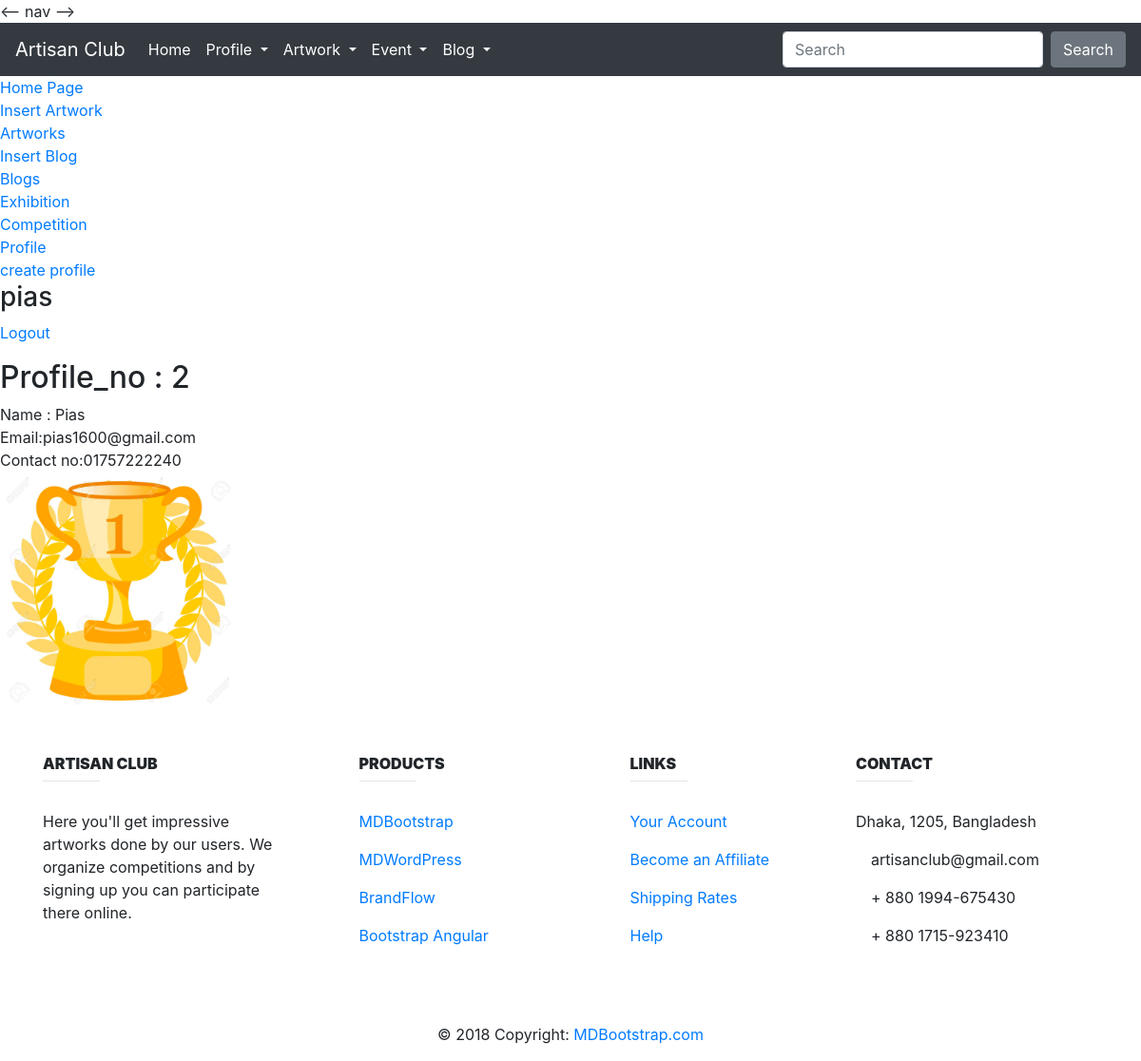
Page /showprofile/ (signed in) on the committed database.
### Profile/models.py (models this page shows, shortened)
class Profile(models.Model):
    Full_name = models.CharField(max_length=100,default="")
    email = models.EmailField(max_length=100)
    contact_no = models.CharField(max_length=100, default="")
    Profile_picture =models.ImageField(upload_to='images/pro_pic/',blank=True)
    user = models.ForeignKey(User,on_delete=models.CASCADE)

### Profile/views.py (the view)
# urls.py: path('showprofile/',ProfileView.showProfile,name='ShowProfile'),
@login_required
def showProfile(request):
    try:
        profile = Profile.objects.get(user=request.user)
    except Profile.DoesNotExist:
        profile="profile dose not exist"
    context ={
        'profile': profile
    }
    return render(request, 'Profile/ShowProfile.html', context)

### templates/Profile/ShowProfile.html
{% extends 'Base.html' %}
{% load static %}
{% block content %}
    <p>
        <h2>Profile_no :  {{ profile.id }} </h2>
        Name : {{ profile.Full_name }} <br>
        Email:{{ profile.email }} <br>
        Contact no:{{ profile.contact_no }}<br>
        <img src="{{ profile.Profile_picture.url }}" width="250" height="250"> <br>
    </p>
{% endblock content %}

### templates/Base.html (shortened to what this page needs)
{% load static %}
<!DOCTYPE html>
<html lang="en">
<head>
    <link rel="stylesheet" href="https://stackpath.bootstrapcdn.com/bootstrap/4.5.2/css/bootstrap.min.css">
    <link rel="stylesheet" href="https://maxcdn.bootstrapcdn.com/bootstrap/4.0.0/css/bootstrap.min.css">
</head>
<body>
<-- nav -->
<nav class="navbar navbar-expand-lg navbar-dark bg-dark">
  <a class="navbar-brand" href="#">Artisan Club</a>
  <div class="collapse navbar-collapse" id="navbarSupportedContent">
    <ul class="navbar-nav mr-auto">
      <li class="nav-item active">
        <a class="nav-link" href="{% url 'Homepage' %}">Home <span class="sr-only">(current)</span></a>
        <li class="nav-item dropdown active">
        <a class="nav-link dropdown-toggle" href="#" id="navbarDropdown" role="button" data-toggle="dropdown" aria-haspopup="true" aria-expanded="false">
          Profile
        </a>
      </li>
        <li class="nav-item dropdown active">
        <a class="nav-link dropdown-toggle" href="#" id="navbarDropdown" role="button" data-toggle="dropdown" aria-haspopup="true" aria-expanded="false">
          Artwork
        </a>
      </li>
      <li class="nav-item dropdown active">
        <a class="nav-link dropdown-toggle" href="#" id="navbarDropdown" role="button" data-toggle="dropdown" aria-haspopup="true" aria-expanded="false">
          Event
        </a>
      </li>
        <li class="nav-item dropdown active">
        <a class="nav-link dropdown-toggle" href="#" id="navbarDropdown" role="button" data-toggle="dropdown" aria-haspopup="true" aria-expanded="false">
         Blog
        </a>
      </li>
    </ul>
    <form class="form-inline my-2 my-lg-0">
      <input class="form-control mr-sm-2" type="search" placeholder="Search" aria-label="Search">
      <button type="button" class="btn btn-secondary" type="submit">Search</button>
    </form>
  </div>
</nav>
<a href="{% url 'Homepage' %}">Home Page</a><br>
<a href="{% url 'InsertArtwork' %}">Insert Artwork</a><br>
<a href="{% url 'ShowArtwork' %}">Artworks</a><br>
<a href="{% url 'InsertBlogs' %}">Insert Blog</a><br>
<a href="{% url 'ShowBlogs' %}">Blogs</a><br>
<a href="{% url 'Exhibition' %}">Exhibition</a><br>
<a href="{% url 'Competition' %}">Competition</a><br>
<a href="{% url 'ShowProfile' %}">Profile</a><br>
<a href="{% url 'CreateProfile' %}">create profile</a><br>
{% if user.is_authenticated %}
    <h3>{{ user.username }}</h3>
    <a href="{% url 'logout' %}">Logout</a><br>
{% else %}
    <h3> Stranger!</h3>
    <a href="{% url 'signup' %}">Sign Up</a><br>
    <a href="{% url 'login' %}">Login</a><br>
{% endif %}
{% block content %}
{% endblock content %}
<footer class="page-footer font-small unique-color-dark">
        <div class="container mt-5 mb-4 text-center text-md-left">
            <div class="row mt-3">
                <div class="col-md-3 col-lg-4 col-xl-3 mb-4">
                    <h6 class="text-uppercase font-weight-bold">
                        <strong>Artisan Club</strong>
                    </h6>
                    <hr class="deep-purple accent-2 mb-4 mt-0 d-inline-block mx-auto" style="width: 60px;">
                    <p>Here you'll get impressive artworks done by our users. We organize competitions and by signing
                        up you can participate there online.</p>
                </div>
                <div class="col-md-2 col-lg-2 col-xl-2 mx-auto mb-4">
                    <h6 class="text-uppercase font-weight-bold">
                        <strong>Products</strong>
                    </h6>
                    <hr class="deep-purple accent-2 mb-4 mt-0 d-inline-block mx-auto" style="width: 60px;">
                    <p>
                        <a href="#!">MDBootstrap</a>
                    </p>
                    <p>
                        <a href="#!">MDWordPress</a>
                    </p>
                    <p>
                        <a href="#!">BrandFlow</a>
                    </p>
                    <p>
                        <a href="#!">Bootstrap Angular</a>
                    </p>
                </div>
                <div class="col-md-3 col-lg-2 col-xl-2 mx-auto mb-4">
                    <h6 class="text-uppercase font-weight-bold">
                        <strong>links</strong>
                    </h6>
                    <hr class="deep-purple accent-2 mb-4 mt-0 d-inline-block mx-auto" style="width: 60px;">
                    <p>
                        <a href="#!">Your Account</a>
                    </p>
                    <p>
                        <a href="#!">Become an Affiliate</a>
                    </p>
                    <p>
                        <a href="#!">Shipping Rates</a>
                    </p>
                    <p>
                        <a href="#!">Help</a>
                    </p>
                </div>
                <div class="col-md-4 col-lg-3 col-xl-3">
                    <h6 class="text-uppercase font-weight-bold">
                        <strong>Contact</strong>
                    </h6>
                    <hr class="deep-purple accent-2 mb-4 mt-0 d-inline-block mx-auto" style="width: 60px;">
                    <p>
                        </i> Dhaka, 1205, Bangladesh</p>
                    <p>
                         artisanclub@gmail.com</p>
                    <p>
                         + 880 1994-675430</p>
                    <p>
                         + 880 1715-923410</p>
                </div>
            </div>
        </div>
        <div class="footer-copyright text-center py-3">© 2018 Copyright:
            <a href="https://mdbootstrap.com/bootstrap-tutorial/"> MDBootstrap.com</a>
        </div>
    </footer>
</body>
</html>

### rows in the picture
Profile: id "2", Full_name "Pias", email "pias1600@gmail.com", contact_no "01757222240", Profile_picture (picture)

### other values in the picture
{{ user.username }} "pias"
